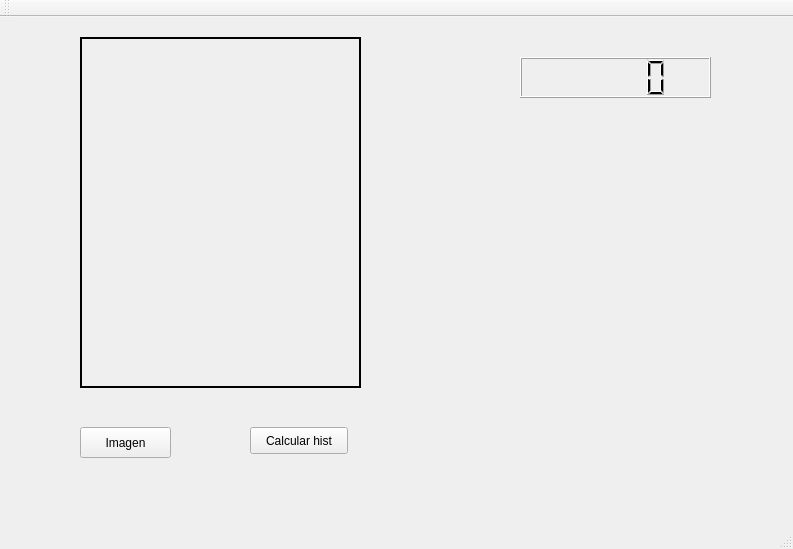
<?xml version="1.0" encoding="UTF-8"?>
<ui version="4.0">
 <class>SirioSource</class>
 <widget class="QMainWindow" name="SirioSource">
  <property name="geometry">
   <rect>
    <x>0</x>
    <y>0</y>
    <width>793</width>
    <height>549</height>
   </rect>
  </property>
  <property name="windowTitle">
   <string>SirioSource</string>
  </property>
  <widget class="QWidget" name="centralWidget">
   <widget class="QLabel" name="label">
    <property name="geometry">
     <rect>
      <x>80</x>
      <y>20</y>
      <width>281</width>
      <height>351</height>
     </rect>
    </property>
    <property name="frameShape">
     <enum>QFrame::WinPanel</enum>
    </property>
    <property name="text">
     <string/>
    </property>
    <property name="scaledContents">
     <bool>true</bool>
    </property>
   </widget>
   <widget class="QPushButton" name="pushButton">
    <property name="geometry">
     <rect>
      <x>80</x>
      <y>410</y>
      <width>91</width>
      <height>31</height>
     </rect>
    </property>
    <property name="text">
     <string>Imagen</string>
    </property>
   </widget>
   <widget class="QPushButton" name="pushButton_2">
    <property name="geometry">
     <rect>
      <x>250</x>
      <y>410</y>
      <width>98</width>
      <height>27</height>
     </rect>
    </property>
    <property name="text">
     <string>Calcular hist</string>
    </property>
   </widget>
   <widget class="QLCDNumber" name="lcdNumber">
    <property name="geometry">
     <rect>
      <x>520</x>
      <y>40</y>
      <width>191</width>
      <height>41</height>
     </rect>
    </property>
   </widget>
  </widget>
  <widget class="QMenuBar" name="menuBar">
   <property name="geometry">
    <rect>
     <x>0</x>
     <y>0</y>
     <width>793</width>
     <height>25</height>
    </rect>
   </property>
  </widget>
  <widget class="QToolBar" name="mainToolBar">
   <attribute name="toolBarArea">
    <enum>TopToolBarArea</enum>
   </attribute>
   <attribute name="toolBarBreak">
    <bool>false</bool>
   </attribute>
  </widget>
  <widget class="QStatusBar" name="statusBar"/>
 </widget>
 <layoutdefault spacing="6" margin="11"/>
 <resources/>
 <connections/>
</ui>
